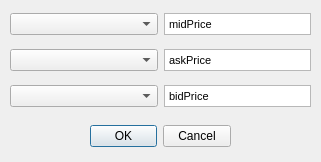
<?xml version="1.0" encoding="UTF-8"?>
<ui version="4.0">
 <class>Dialog_TickDataPriceNamesDict</class>
 <widget class="QDialog" name="Dialog_TickDataPriceNamesDict">
  <property name="geometry">
   <rect>
    <x>0</x>
    <y>0</y>
    <width>321</width>
    <height>162</height>
   </rect>
  </property>
  <property name="windowTitle">
   <string>Dialog</string>
  </property>
  <widget class="QDialogButtonBox" name="buttonBox">
   <property name="geometry">
    <rect>
     <x>90</x>
     <y>120</y>
     <width>141</width>
     <height>32</height>
    </rect>
   </property>
   <property name="orientation">
    <enum>Qt::Horizontal</enum>
   </property>
   <property name="standardButtons">
    <set>QDialogButtonBox::Cancel|QDialogButtonBox::Ok</set>
   </property>
  </widget>
  <widget class="QWidget" name="gridLayoutWidget">
   <property name="geometry">
    <rect>
     <x>10</x>
     <y>0</y>
     <width>301</width>
     <height>121</height>
    </rect>
   </property>
   <layout class="QGridLayout" name="gridLayout" rowstretch="0,0,0">
    <property name="sizeConstraint">
     <enum>QLayout::SetDefaultConstraint</enum>
    </property>
    <property name="leftMargin">
     <number>0</number>
    </property>
    <property name="rightMargin">
     <number>0</number>
    </property>
    <property name="horizontalSpacing">
     <number>6</number>
    </property>
    <property name="verticalSpacing">
     <number>1</number>
    </property>
    <item row="0" column="1">
     <widget class="QTextBrowser" name="textBrowser_midPrice">
      <property name="enabled">
       <bool>true</bool>
      </property>
      <property name="sizePolicy">
       <sizepolicy hsizetype="Ignored" vsizetype="Ignored">
        <horstretch>0</horstretch>
        <verstretch>0</verstretch>
       </sizepolicy>
      </property>
      <property name="layoutDirection">
       <enum>Qt::LeftToRight</enum>
      </property>
      <property name="verticalScrollBarPolicy">
       <enum>Qt::ScrollBarAlwaysOff</enum>
      </property>
      <property name="horizontalScrollBarPolicy">
       <enum>Qt::ScrollBarAlwaysOff</enum>
      </property>
      <property name="autoFormatting">
       <set>QTextEdit::AutoNone</set>
      </property>
      <property name="tabChangesFocus">
       <bool>false</bool>
      </property>
      <property name="html">
       <string>&lt;!DOCTYPE HTML PUBLIC &quot;-//W3C//DTD HTML 4.0//EN&quot; &quot;http://www.w3.org/TR/REC-html40/strict.dtd&quot;&gt;
&lt;html&gt;&lt;head&gt;&lt;meta name=&quot;qrichtext&quot; content=&quot;1&quot; /&gt;&lt;style type=&quot;text/css&quot;&gt;
p, li { white-space: pre-wrap; }
&lt;/style&gt;&lt;/head&gt;&lt;body style=&quot; font-family:'MS Shell Dlg 2'; font-size:8.25pt; font-weight:400; font-style:normal;&quot;&gt;
&lt;p style=&quot; margin-top:0px; margin-bottom:0px; margin-left:0px; margin-right:0px; -qt-block-indent:0; text-indent:0px;&quot;&gt;&lt;span style=&quot; font-family:'MS Shell Dlg 2';&quot;&gt;midPrice&lt;/span&gt;&lt;/p&gt;&lt;/body&gt;&lt;/html&gt;</string>
      </property>
     </widget>
    </item>
    <item row="1" column="0">
     <widget class="QComboBox" name="comboBox_askPrice">
      <property name="sizePolicy">
       <sizepolicy hsizetype="Ignored" vsizetype="Fixed">
        <horstretch>0</horstretch>
        <verstretch>0</verstretch>
       </sizepolicy>
      </property>
     </widget>
    </item>
    <item row="2" column="1">
     <widget class="QTextBrowser" name="textBrowser_bidPrice">
      <property name="sizePolicy">
       <sizepolicy hsizetype="Ignored" vsizetype="Ignored">
        <horstretch>0</horstretch>
        <verstretch>0</verstretch>
       </sizepolicy>
      </property>
      <property name="contextMenuPolicy">
       <enum>Qt::DefaultContextMenu</enum>
      </property>
      <property name="verticalScrollBarPolicy">
       <enum>Qt::ScrollBarAlwaysOff</enum>
      </property>
      <property name="horizontalScrollBarPolicy">
       <enum>Qt::ScrollBarAlwaysOff</enum>
      </property>
      <property name="html">
       <string>&lt;!DOCTYPE HTML PUBLIC &quot;-//W3C//DTD HTML 4.0//EN&quot; &quot;http://www.w3.org/TR/REC-html40/strict.dtd&quot;&gt;
&lt;html&gt;&lt;head&gt;&lt;meta name=&quot;qrichtext&quot; content=&quot;1&quot; /&gt;&lt;style type=&quot;text/css&quot;&gt;
p, li { white-space: pre-wrap; }
&lt;/style&gt;&lt;/head&gt;&lt;body style=&quot; font-family:'MS Shell Dlg 2'; font-size:8.25pt; font-weight:400; font-style:normal;&quot;&gt;
&lt;p style=&quot; margin-top:0px; margin-bottom:0px; margin-left:0px; margin-right:0px; -qt-block-indent:0; text-indent:0px;&quot;&gt;&lt;span style=&quot; font-family:'MS Shell Dlg 2';&quot;&gt;bidPrice&lt;/span&gt;&lt;/p&gt;&lt;/body&gt;&lt;/html&gt;</string>
      </property>
     </widget>
    </item>
    <item row="2" column="0">
     <widget class="QComboBox" name="comboBox_bidPrice">
      <property name="sizePolicy">
       <sizepolicy hsizetype="Ignored" vsizetype="Fixed">
        <horstretch>0</horstretch>
        <verstretch>0</verstretch>
       </sizepolicy>
      </property>
     </widget>
    </item>
    <item row="0" column="0">
     <widget class="QComboBox" name="comboBox_midPrice">
      <property name="sizePolicy">
       <sizepolicy hsizetype="Ignored" vsizetype="Fixed">
        <horstretch>0</horstretch>
        <verstretch>0</verstretch>
       </sizepolicy>
      </property>
     </widget>
    </item>
    <item row="1" column="1">
     <widget class="QTextBrowser" name="textBrowser_askPrice">
      <property name="sizePolicy">
       <sizepolicy hsizetype="Ignored" vsizetype="Ignored">
        <horstretch>0</horstretch>
        <verstretch>0</verstretch>
       </sizepolicy>
      </property>
      <property name="verticalScrollBarPolicy">
       <enum>Qt::ScrollBarAlwaysOff</enum>
      </property>
      <property name="horizontalScrollBarPolicy">
       <enum>Qt::ScrollBarAlwaysOff</enum>
      </property>
      <property name="html">
       <string>&lt;!DOCTYPE HTML PUBLIC &quot;-//W3C//DTD HTML 4.0//EN&quot; &quot;http://www.w3.org/TR/REC-html40/strict.dtd&quot;&gt;
&lt;html&gt;&lt;head&gt;&lt;meta name=&quot;qrichtext&quot; content=&quot;1&quot; /&gt;&lt;style type=&quot;text/css&quot;&gt;
p, li { white-space: pre-wrap; }
&lt;/style&gt;&lt;/head&gt;&lt;body style=&quot; font-family:'MS Shell Dlg 2'; font-size:8.25pt; font-weight:400; font-style:normal;&quot;&gt;
&lt;p style=&quot; margin-top:0px; margin-bottom:0px; margin-left:0px; margin-right:0px; -qt-block-indent:0; text-indent:0px;&quot;&gt;&lt;span style=&quot; font-family:'MS Shell Dlg 2';&quot;&gt;askPrice&lt;/span&gt;&lt;/p&gt;&lt;/body&gt;&lt;/html&gt;</string>
      </property>
     </widget>
    </item>
   </layout>
  </widget>
 </widget>
 <resources/>
 <connections>
  <connection>
   <sender>buttonBox</sender>
   <signal>accepted()</signal>
   <receiver>Dialog_TickDataPriceNamesDict</receiver>
   <slot>accept()</slot>
   <hints>
    <hint type="sourcelabel">
     <x>248</x>
     <y>254</y>
    </hint>
    <hint type="destinationlabel">
     <x>157</x>
     <y>274</y>
    </hint>
   </hints>
  </connection>
  <connection>
   <sender>buttonBox</sender>
   <signal>rejected()</signal>
   <receiver>Dialog_TickDataPriceNamesDict</receiver>
   <slot>reject()</slot>
   <hints>
    <hint type="sourcelabel">
     <x>316</x>
     <y>260</y>
    </hint>
    <hint type="destinationlabel">
     <x>286</x>
     <y>274</y>
    </hint>
   </hints>
  </connection>
 </connections>
</ui>
